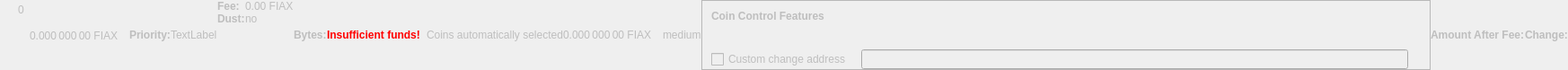
    <widget class="QWidget" name="dummyHideWidget" native="true">
     <property name="enabled">
      <bool>false</bool>
     </property>
     <property name="maximumSize">
      <size>
       <width>100</width>
       <height>22</height>
      </size>
     </property>
     <layout class="QHBoxLayout" name="dummyHideLayout">
      <property name="spacing">
       <number>0</number>
      </property>
      <property name="leftMargin">
       <number>0</number>
      </property>
      <property name="topMargin">
       <number>0</number>
      </property>
      <property name="rightMargin">
       <number>0</number>
      </property>
      <property name="bottomMargin">
       <number>0</number>
      </property>
      <item>
       <layout class="QFormLayout" name="formLayoutCoinControl1">
        <property name="horizontalSpacing">
         <number>10</number>
        </property>
        <property name="verticalSpacing">
         <number>14</number>
        </property>
        <property name="leftMargin">
         <number>10</number>
        </property>
        <property name="topMargin">
         <number>4</number>
        </property>
        <property name="rightMargin">
         <number>6</number>
        </property>
        <item row="0" column="1">
         <widget class="QLabel" name="labelCoinControlBytes">
          <property name="cursor">
           <cursorShape>IBeamCursor</cursorShape>
          </property>
          <property name="contextMenuPolicy">
           <enum>Qt::ActionsContextMenu</enum>
          </property>
          <property name="text">
           <string notr="true">0</string>
          </property>
          <property name="textInteractionFlags">
           <set>Qt::LinksAccessibleByMouse|Qt::TextSelectableByKeyboard|Qt::TextSelectableByMouse</set>
          </property>
         </widget>
        </item>
       </layout>
      </item>
      <item>
       <widget class="QLabel" name="labelCoinControlAfterFee">
        <property name="enabled">
         <bool>false</bool>
        </property>
        <property name="sizePolicy">
         <sizepolicy hsizetype="Fixed" vsizetype="Fixed">
          <horstretch>0</horstretch>
          <verstretch>0</verstretch>
         </sizepolicy>
        </property>
        <property name="minimumSize">
         <size>
          <width>111</width>
          <height>12</height>
         </size>
        </property>
        <property name="maximumSize">
         <size>
          <width>111</width>
          <height>12</height>
         </size>
        </property>
        <property name="cursor">
         <cursorShape>IBeamCursor</cursorShape>
        </property>
        <property name="contextMenuPolicy">
         <enum>Qt::ActionsContextMenu</enum>
        </property>
        <property name="text">
         <string notr="true">0.000 000 00 FIAX</string>
        </property>
        <property name="textInteractionFlags">
         <set>Qt::LinksAccessibleByMouse|Qt::TextSelectableByKeyboard|Qt::TextSelectableByMouse</set>
        </property>
       </widget>
      </item>
      <item>
       <widget class="QLabel" name="labelCoinControlPriorityText">
        <property name="enabled">
         <bool>false</bool>
        </property>
        <property name="font">
         <font>
          <weight>75</weight>
          <bold>true</bold>
         </font>
        </property>
        <property name="text">
         <string>Priority:</string>
        </property>
       </widget>
      </item>
      <item>
       <layout class="QHBoxLayout" name="horizontalLayout">
        <item>
         <widget class="QLabel" name="WarningLabel">
          <property name="text">
           <string>TextLabel</string>
          </property>
         </widget>
        </item>
       </layout>
      </item>
      <item>
       <layout class="QFormLayout" name="formLayoutCoinControl3">
        <property name="horizontalSpacing">
         <number>0</number>
        </property>
        <property name="verticalSpacing">
         <number>0</number>
        </property>
        <property name="leftMargin">
         <number>0</number>
        </property>
        <property name="topMargin">
         <number>0</number>
        </property>
        <property name="rightMargin">
         <number>0</number>
        </property>
        <item row="0" column="0">
         <widget class="QLabel" name="labelCoinControlFeeText">
          <property name="enabled">
           <bool>false</bool>
          </property>
          <property name="font">
           <font>
            <weight>75</weight>
            <bold>true</bold>
           </font>
          </property>
          <property name="text">
           <string>Fee:</string>
          </property>
          <property name="margin">
           <number>0</number>
          </property>
         </widget>
        </item>
        <item row="0" column="1">
         <widget class="QLabel" name="labelCoinControlFee">
          <property name="enabled">
           <bool>false</bool>
          </property>
          <property name="cursor">
           <cursorShape>IBeamCursor</cursorShape>
          </property>
          <property name="contextMenuPolicy">
           <enum>Qt::ActionsContextMenu</enum>
          </property>
          <property name="text">
           <string notr="true">0.00 FIAX</string>
          </property>
          <property name="textInteractionFlags">
           <set>Qt::LinksAccessibleByMouse|Qt::TextSelectableByKeyboard|Qt::TextSelectableByMouse</set>
          </property>
         </widget>
        </item>
        <item row="1" column="0">
         <widget class="QLabel" name="labelCoinControlLowOutputText">
          <property name="enabled">
           <bool>false</bool>
          </property>
          <property name="font">
           <font>
            <weight>75</weight>
            <bold>true</bold>
           </font>
          </property>
          <property name="text">
           <string>Dust:</string>
          </property>
         </widget>
        </item>
        <item row="1" column="1">
         <widget class="QLabel" name="labelCoinControlLowOutput">
          <property name="enabled">
           <bool>false</bool>
          </property>
          <property name="cursor">
           <cursorShape>IBeamCursor</cursorShape>
          </property>
          <property name="contextMenuPolicy">
           <enum>Qt::ActionsContextMenu</enum>
          </property>
          <property name="text">
           <string>no</string>
          </property>
          <property name="textInteractionFlags">
           <set>Qt::LinksAccessibleByMouse|Qt::TextSelectableByKeyboard|Qt::TextSelectableByMouse</set>
          </property>
         </widget>
        </item>
       </layout>
      </item>
      <item>
       <widget class="QLabel" name="labelCoinControlBytesText">
        <property name="enabled">
         <bool>false</bool>
        </property>
        <property name="font">
         <font>
          <weight>75</weight>
          <bold>true</bold>
         </font>
        </property>
        <property name="text">
         <string>Bytes:</string>
        </property>
       </widget>
      </item>
      <item>
       <layout class="QFormLayout" name="formLayoutCoinControl2">
        <property name="horizontalSpacing">
         <number>0</number>
        </property>
        <property name="verticalSpacing">
         <number>0</number>
        </property>
        <property name="leftMargin">
         <number>0</number>
        </property>
        <property name="topMargin">
         <number>0</number>
        </property>
        <property name="rightMargin">
         <number>0</number>
        </property>
       </layout>
      </item>
      <item>
       <layout class="QHBoxLayout" name="horizontalLayoutCoinControl2">
        <property name="spacing">
         <number>0</number>
        </property>
        <property name="bottomMargin">
         <number>0</number>
        </property>
       </layout>
      </item>
      <item>
       <widget class="QLabel" name="labelCoinControlInsuffFunds">
        <property name="enabled">
         <bool>false</bool>
        </property>
        <property name="minimumSize">
         <size>
          <width>0</width>
          <height>0</height>
         </size>
        </property>
        <property name="font">
         <font>
          <weight>75</weight>
          <bold>true</bold>
         </font>
        </property>
        <property name="styleSheet">
         <string notr="true">color:red;font-weight:bold;</string>
        </property>
        <property name="text">
         <string>Insufficient funds!</string>
        </property>
        <property name="margin">
         <number>5</number>
        </property>
       </widget>
      </item>
      <item>
       <layout class="QFormLayout" name="formLayoutCoinControl4">
        <property name="horizontalSpacing">
         <number>0</number>
        </property>
        <property name="verticalSpacing">
         <number>0</number>
        </property>
        <property name="leftMargin">
         <number>0</number>
        </property>
        <property name="topMargin">
         <number>0</number>
        </property>
        <property name="rightMargin">
         <number>0</number>
        </property>
       </layout>
      </item>
      <item>
       <widget class="QLabel" name="labelCoinControlChangeLabel">
        <property name="enabled">
         <bool>false</bool>
        </property>
        <property name="sizePolicy">
         <sizepolicy hsizetype="Preferred" vsizetype="Expanding">
          <horstretch>0</horstretch>
          <verstretch>0</verstretch>
         </sizepolicy>
        </property>
        <property name="minimumSize">
         <size>
          <width>0</width>
          <height>0</height>
         </size>
        </property>
        <property name="text">
         <string/>
        </property>
        <property name="margin">
         <number>3</number>
        </property>
       </widget>
      </item>
      <item>
       <widget class="QLabel" name="labelCoinControlAutomaticallySelected">
        <property name="enabled">
         <bool>false</bool>
        </property>
        <property name="sizePolicy">
         <sizepolicy hsizetype="Fixed" vsizetype="Fixed">
          <horstretch>0</horstretch>
          <verstretch>0</verstretch>
         </sizepolicy>
        </property>
        <property name="minimumSize">
         <size>
          <width>0</width>
          <height>0</height>
         </size>
        </property>
        <property name="maximumSize">
         <size>
          <width>240</width>
          <height>16777215</height>
         </size>
        </property>
        <property name="text">
         <string>Coins automatically selected</string>
        </property>
        <property name="margin">
         <number>5</number>
        </property>
       </widget>
      </item>
      <item>
       <widget class="QLabel" name="labelCoinControlChange">
        <property name="enabled">
         <bool>false</bool>
        </property>
        <property name="sizePolicy">
         <sizepolicy hsizetype="Fixed" vsizetype="Fixed">
          <horstretch>0</horstretch>
          <verstretch>0</verstretch>
         </sizepolicy>
        </property>
        <property name="minimumSize">
         <size>
          <width>111</width>
          <height>0</height>
         </size>
        </property>
        <property name="maximumSize">
         <size>
          <width>111</width>
          <height>16777215</height>
         </size>
        </property>
        <property name="cursor">
         <cursorShape>IBeamCursor</cursorShape>
        </property>
        <property name="contextMenuPolicy">
         <enum>Qt::ActionsContextMenu</enum>
        </property>
        <property name="text">
         <string notr="true">0.000 000 00 FIAX</string>
        </property>
        <property name="textInteractionFlags">
         <set>Qt::LinksAccessibleByMouse|Qt::TextSelectableByKeyboard|Qt::TextSelectableByMouse</set>
        </property>
       </widget>
      </item>
      <item>
       <widget class="QLabel" name="labelCoinControlPriority">
        <property name="enabled">
         <bool>false</bool>
        </property>
        <property name="cursor">
         <cursorShape>IBeamCursor</cursorShape>
        </property>
        <property name="contextMenuPolicy">
         <enum>Qt::ActionsContextMenu</enum>
        </property>
        <property name="text">
         <string>medium</string>
        </property>
        <property name="textInteractionFlags">
         <set>Qt::LinksAccessibleByMouse|Qt::TextSelectableByKeyboard|Qt::TextSelectableByMouse</set>
        </property>
       </widget>
      </item>
      <item>
       <widget class="QFrame" name="frameCoinControl">
        <property name="sizePolicy">
         <sizepolicy hsizetype="Expanding" vsizetype="Expanding">
          <horstretch>0</horstretch>
          <verstretch>0</verstretch>
         </sizepolicy>
        </property>
        <property name="maximumSize">
         <size>
          <width>16777215</width>
          <height>16777215</height>
         </size>
        </property>
        <property name="frameShape">
         <enum>QFrame::StyledPanel</enum>
        </property>
        <property name="frameShadow">
         <enum>QFrame::Sunken</enum>
        </property>
        <layout class="QVBoxLayout" name="verticalLayoutCoinControl2_2">
         <property name="spacing">
          <number>0</number>
         </property>
         <property name="leftMargin">
          <number>0</number>
         </property>
         <property name="topMargin">
          <number>0</number>
         </property>
         <property name="rightMargin">
          <number>0</number>
         </property>
         <property name="bottomMargin">
          <number>0</number>
         </property>
         <item>
          <layout class="QVBoxLayout" name="verticalLayoutCoinControl" stretch="0,0,0,1">
           <property name="spacing">
            <number>0</number>
           </property>
           <property name="leftMargin">
            <number>10</number>
           </property>
           <property name="topMargin">
            <number>10</number>
           </property>
           <item>
            <layout class="QHBoxLayout" name="horizontalLayoutCoinControl1">
             <property name="bottomMargin">
              <number>15</number>
             </property>
             <item>
              <widget class="QLabel" name="labelCoinControlFeatures">
               <property name="enabled">
                <bool>false</bool>
               </property>
               <property name="sizePolicy">
                <sizepolicy hsizetype="Preferred" vsizetype="Maximum">
                 <horstretch>0</horstretch>
                 <verstretch>0</verstretch>
                </sizepolicy>
               </property>
               <property name="font">
                <font>
                 <weight>75</weight>
                 <bold>true</bold>
                </font>
               </property>
               <property name="styleSheet">
                <string notr="true">font-weight:bold;</string>
               </property>
               <property name="text">
                <string>Coin Control Features</string>
               </property>
              </widget>
             </item>
            </layout>
           </item>
           <item>
            <widget class="QWidget" name="widgetCoinControl" native="true">
             <property name="sizePolicy">
              <sizepolicy hsizetype="Preferred" vsizetype="Preferred">
               <horstretch>0</horstretch>
               <verstretch>0</verstretch>
              </sizepolicy>
             </property>
             <property name="minimumSize">
              <size>
               <width>0</width>
               <height>0</height>
              </size>
             </property>
             <property name="styleSheet">
              <string notr="true"/>
             </property>
             <layout class="QHBoxLayout" name="horizontalLayoutCoinControl5_2">
              <property name="leftMargin">
               <number>0</number>
              </property>
              <property name="topMargin">
               <number>0</number>
              </property>
              <property name="rightMargin">
               <number>0</number>
              </property>
              <property name="bottomMargin">
               <number>0</number>
              </property>
              <item>
               <layout class="QHBoxLayout" name="horizontalLayoutCoinControl3">
                <property name="spacing">
                 <number>20</number>
                </property>
                <property name="topMargin">
                 <number>0</number>
                </property>
                <property name="bottomMargin">
                 <number>10</number>
                </property>
               </layout>
              </item>
             </layout>
            </widget>
           </item>
           <item>
            <layout class="QHBoxLayout" name="horizontalLayoutCoinControl4" stretch="0,0,0">
             <property name="spacing">
              <number>12</number>
             </property>
             <property name="sizeConstraint">
              <enum>QLayout::SetDefaultConstraint</enum>
             </property>
             <property name="topMargin">
              <number>5</number>
             </property>
             <property name="rightMargin">
              <number>5</number>
             </property>
             <item>
              <widget class="QCheckBox" name="checkBoxCoinControlChange">
               <property name="enabled">
                <bool>false</bool>
               </property>
               <property name="toolTip">
                <string>If this is activated, but the change address is empty or invalid, change will be sent to a newly generated address.</string>
               </property>
               <property name="text">
                <string>Custom change address</string>
               </property>
              </widget>
             </item>
             <item>
              <widget class="QValidatedLineEdit" name="lineEditCoinControlChange">
               <property name="enabled">
                <bool>false</bool>
               </property>
               <property name="sizePolicy">
                <sizepolicy hsizetype="Expanding" vsizetype="Fixed">
                 <horstretch>0</horstretch>
                 <verstretch>0</verstretch>
                </sizepolicy>
               </property>
              </widget>
             </item>
             <item>
              <widget class="QLabel" name="labelCoinControlChangeLabel_2">
               <property name="sizePolicy">
                <sizepolicy hsizetype="Preferred" vsizetype="Expanding">
                 <horstretch>0</horstretch>
                 <verstretch>0</verstretch>
                </sizepolicy>
               </property>
               <property name="minimumSize">
                <size>
                 <width>0</width>
                 <height>0</height>
                </size>
               </property>
               <property name="text">
                <string/>
               </property>
               <property name="margin">
                <number>3</number>
               </property>
              </widget>
             </item>
            </layout>
           </item>
           <item>
            <spacer name="verticalSpacerCoinControl">
             <property name="orientation">
              <enum>Qt::Vertical</enum>
             </property>
             <property name="sizeHint" stdset="0">
              <size>
               <width>800</width>
               <height>1</height>
              </size>
             </property>
            </spacer>
           </item>
          </layout>
         </item>
        </layout>
       </widget>
      </item>
      <item>
       <widget class="QLabel" name="labelCoinControlAfterFeeText">
        <property name="enabled">
         <bool>false</bool>
        </property>
        <property name="minimumSize">
         <size>
          <width>0</width>
          <height>0</height>
         </size>
        </property>
        <property name="maximumSize">
         <size>
          <width>16777215</width>
          <height>16777215</height>
         </size>
        </property>
        <property name="font">
         <font>
          <weight>75</weight>
          <bold>true</bold>
         </font>
        </property>
        <property name="text">
         <string>Amount After Fee:</string>
        </property>
        <property name="alignment">
         <set>Qt::AlignLeading|Qt::AlignLeft|Qt::AlignVCenter</set>
        </property>
        <property name="margin">
         <number>0</number>
        </property>
       </widget>
      </item>
      <item>
       <widget class="QLabel" name="labelCoinControlChangeText">
        <property name="enabled">
         <bool>false</bool>
        </property>
        <property name="sizePolicy">
         <sizepolicy hsizetype="Preferred" vsizetype="Preferred">
          <horstretch>0</horstretch>
          <verstretch>0</verstretch>
         </sizepolicy>
        </property>
        <property name="minimumSize">
         <size>
          <width>0</width>
          <height>0</height>
         </size>
        </property>
        <property name="maximumSize">
         <size>
          <width>16777215</width>
          <height>16777215</height>
         </size>
        </property>
        <property name="font">
         <font>
          <weight>75</weight>
          <bold>true</bold>
         </font>
        </property>
        <property name="text">
         <string>Change:</string>
        </property>
        <property name="alignment">
         <set>Qt::AlignLeading|Qt::AlignLeft|Qt::AlignVCenter</set>
        </property>
       </widget>
      </item>
     </layout>
    </widget>
